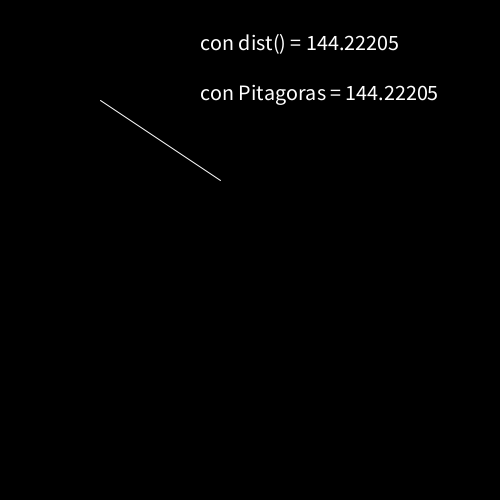
Frame 1 (no input)
Frame 60 (the mouse pressed at the canvas centre just before this capture): identical to frame 1, image omitted
Frame 120 (the mouse held since frame 60 and released just before this capture): identical to frame 1, image omitted

The Processing sketch that drew this single still picture (run headless with seeded random() and noise(); from frame 60 on, the mouse is pressed at the canvas centre):

// Processing sketch: funcionPitagoras
// ── funcionPitagoras.pde
void setup() {
  size(500, 500);
  textSize(22);
}
void draw() {
  background(0);
  stroke(255);
  line (100, 100, 220, 180); // dibujo la línea

  float distan= dist(100, 100, 220, 180); // con dist() calculamos distancia entre puntos

  text("con dist() = "+ distan, 200, 50);
  text("con Pitagoras = "+ Pitagoras(100, 100, 220, 180), 200, 100); // reemplaza valores de la función por valores concretos
}

/*Esta función es solo ejemplo de cómo Processing realiza y devuelve un cálculo
matemático. Obviamente no la van a usar nunca porque para eso tenemos dist(), que
hace exactamente lo mismo*/

float Pitagoras (float px1, float py1, float px2, float py2) {
  float resultado = sqrt(sq(px2-px1)+sq(py2-py1)); //calcula el Teorema según los valores que recibe
  return resultado;
}
